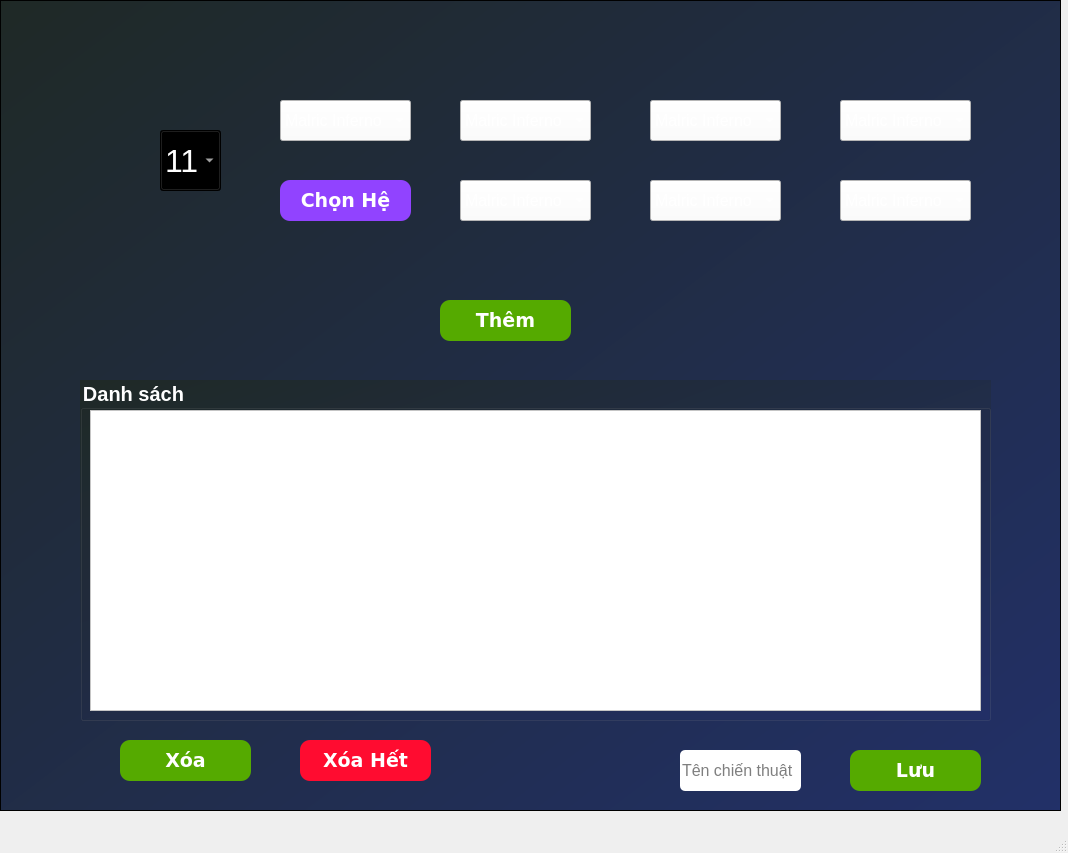
<?xml version="1.0" encoding="UTF-8"?>
<ui version="4.0">
 <class>MainWindow</class>
 <widget class="QMainWindow" name="MainWindow">
  <property name="geometry">
   <rect>
    <x>0</x>
    <y>0</y>
    <width>1068</width>
    <height>853</height>
   </rect>
  </property>
  <property name="windowTitle">
   <string>MainWindow</string>
  </property>
  <widget class="QWidget" name="centralwidget">
   <widget class="QFrame" name="frame">
    <property name="geometry">
     <rect>
      <x>0</x>
      <y>0</y>
      <width>1061</width>
      <height>811</height>
     </rect>
    </property>
    <property name="font">
     <font>
      <family>Yu Gothic UI</family>
      <pointsize>7</pointsize>
      <kerning>false</kerning>
     </font>
    </property>
    <property name="styleSheet">
     <string notr="true">background-color: qlineargradient(spread:pad, x1:0, y1:0, x2:1, y2:1, stop:0 rgba(31, 41, 38, 255), stop:1 rgba(34, 48, 104, 255));</string>
    </property>
    <property name="frameShape">
     <enum>QFrame::StyledPanel</enum>
    </property>
    <property name="frameShadow">
     <enum>QFrame::Raised</enum>
    </property>
    <widget class="QComboBox" name="comboBox">
     <property name="geometry">
      <rect>
       <x>280</x>
       <y>100</y>
       <width>131</width>
       <height>41</height>
      </rect>
     </property>
     <property name="palette">
      <palette>
       <active>
        <colorrole role="Button">
         <brush brushstyle="SolidPattern">
          <color alpha="255">
           <red>255</red>
           <green>255</green>
           <blue>255</blue>
          </color>
         </brush>
        </colorrole>
        <colorrole role="ButtonText">
         <brush brushstyle="SolidPattern">
          <color alpha="255">
           <red>255</red>
           <green>255</green>
           <blue>255</blue>
          </color>
         </brush>
        </colorrole>
        <colorrole role="Base">
         <brush brushstyle="SolidPattern">
          <color alpha="255">
           <red>255</red>
           <green>255</green>
           <blue>255</blue>
          </color>
         </brush>
        </colorrole>
        <colorrole role="Window">
         <brush brushstyle="SolidPattern">
          <color alpha="255">
           <red>255</red>
           <green>255</green>
           <blue>255</blue>
          </color>
         </brush>
        </colorrole>
       </active>
       <inactive>
        <colorrole role="Button">
         <brush brushstyle="SolidPattern">
          <color alpha="255">
           <red>255</red>
           <green>255</green>
           <blue>255</blue>
          </color>
         </brush>
        </colorrole>
        <colorrole role="ButtonText">
         <brush brushstyle="SolidPattern">
          <color alpha="255">
           <red>255</red>
           <green>255</green>
           <blue>255</blue>
          </color>
         </brush>
        </colorrole>
        <colorrole role="Base">
         <brush brushstyle="SolidPattern">
          <color alpha="255">
           <red>255</red>
           <green>255</green>
           <blue>255</blue>
          </color>
         </brush>
        </colorrole>
        <colorrole role="Window">
         <brush brushstyle="SolidPattern">
          <color alpha="255">
           <red>255</red>
           <green>255</green>
           <blue>255</blue>
          </color>
         </brush>
        </colorrole>
       </inactive>
       <disabled>
        <colorrole role="Button">
         <brush brushstyle="SolidPattern">
          <color alpha="255">
           <red>255</red>
           <green>255</green>
           <blue>255</blue>
          </color>
         </brush>
        </colorrole>
        <colorrole role="ButtonText">
         <brush brushstyle="SolidPattern">
          <color alpha="255">
           <red>120</red>
           <green>120</green>
           <blue>120</blue>
          </color>
         </brush>
        </colorrole>
        <colorrole role="Base">
         <brush brushstyle="SolidPattern">
          <color alpha="255">
           <red>255</red>
           <green>255</green>
           <blue>255</blue>
          </color>
         </brush>
        </colorrole>
        <colorrole role="Window">
         <brush brushstyle="SolidPattern">
          <color alpha="255">
           <red>255</red>
           <green>255</green>
           <blue>255</blue>
          </color>
         </brush>
        </colorrole>
       </disabled>
      </palette>
     </property>
     <property name="font">
      <font>
       <pointsize>12</pointsize>
       <weight>50</weight>
       <bold>false</bold>
       <kerning>false</kerning>
      </font>
     </property>
     <property name="styleSheet">
      <string notr="true">background-color: rgb(255, 255, 255);</string>
     </property>
     <item>
      <property name="text">
       <string>Malric Inferno</string>
      </property>
     </item>
     <item>
      <property name="text">
       <string>Pyre</string>
      </property>
     </item>
     <item>
      <property name="text">
       <string>Alric Stormbringer</string>
      </property>
     </item>
     <item>
      <property name="text">
       <string>Bortus</string>
      </property>
     </item>
     <item>
      <property name="text">
       <string>Lyanna Natura</string>
      </property>
     </item>
     <item>
      <property name="text">
       <string>Wizard of Eastwood</string>
      </property>
     </item>
     <item>
      <property name="text">
       <string>Tyrus Paladium</string>
      </property>
     </item>
     <item>
      <property name="text">
       <string>Mother Khala</string>
      </property>
     </item>
     <item>
      <property name="text">
       <string>Zintar Mortalis</string>
      </property>
     </item>
     <item>
      <property name="text">
       <string>Contessa L'Ament</string>
      </property>
     </item>
     <item>
      <property name="text">
       <string>Drake of Arnak</string>
      </property>
     </item>
    </widget>
    <widget class="QPushButton" name="pushButton">
     <property name="geometry">
      <rect>
       <x>280</x>
       <y>180</y>
       <width>131</width>
       <height>41</height>
      </rect>
     </property>
     <property name="font">
      <font>
       <family>Verdana</family>
       <pointsize>14</pointsize>
       <weight>75</weight>
       <bold>true</bold>
      </font>
     </property>
     <property name="cursor">
      <cursorShape>PointingHandCursor</cursorShape>
     </property>
     <property name="mouseTracking">
      <bool>true</bool>
     </property>
     <property name="styleSheet">
      <string notr="true">color: rgb(255, 255, 255);
border-radius: 10px;
background-color: rgb(145, 67, 255);</string>
     </property>
     <property name="text">
      <string>Chọn Hệ</string>
     </property>
    </widget>
    <widget class="QComboBox" name="comboBox_8">
     <property name="geometry">
      <rect>
       <x>160</x>
       <y>130</y>
       <width>61</width>
       <height>61</height>
      </rect>
     </property>
     <property name="font">
      <font>
       <pointsize>24</pointsize>
      </font>
     </property>
     <property name="styleSheet">
      <string notr="true">background-color: qlineargradient(spread:pad, x1:0, y1:0, x2:1, y2:1, stop:0 rgba(31, 41, 38, 255), stop:1 rgba(34, 48, 104, 255));
color: rgb(255, 255, 255);</string>
     </property>
     <item>
      <property name="text">
       <string>11</string>
      </property>
     </item>
     <item>
      <property name="text">
       <string>12</string>
      </property>
     </item>
     <item>
      <property name="text">
       <string>13</string>
      </property>
     </item>
     <item>
      <property name="text">
       <string>14</string>
      </property>
     </item>
     <item>
      <property name="text">
       <string>15</string>
      </property>
     </item>
     <item>
      <property name="text">
       <string>16</string>
      </property>
     </item>
     <item>
      <property name="text">
       <string>17</string>
      </property>
     </item>
     <item>
      <property name="text">
       <string>18</string>
      </property>
     </item>
     <item>
      <property name="text">
       <string>19</string>
      </property>
     </item>
     <item>
      <property name="text">
       <string>20</string>
      </property>
     </item>
     <item>
      <property name="text">
       <string>21</string>
      </property>
     </item>
     <item>
      <property name="text">
       <string>22</string>
      </property>
     </item>
     <item>
      <property name="text">
       <string>23</string>
      </property>
     </item>
     <item>
      <property name="text">
       <string>24</string>
      </property>
     </item>
     <item>
      <property name="text">
       <string>25</string>
      </property>
     </item>
     <item>
      <property name="text">
       <string>26</string>
      </property>
     </item>
     <item>
      <property name="text">
       <string>27</string>
      </property>
     </item>
     <item>
      <property name="text">
       <string>28</string>
      </property>
     </item>
     <item>
      <property name="text">
       <string>29</string>
      </property>
     </item>
     <item>
      <property name="text">
       <string>30</string>
      </property>
     </item>
     <item>
      <property name="text">
       <string>31</string>
      </property>
     </item>
     <item>
      <property name="text">
       <string>32</string>
      </property>
     </item>
     <item>
      <property name="text">
       <string>99</string>
      </property>
     </item>
    </widget>
    <widget class="QComboBox" name="comboBox_1">
     <property name="geometry">
      <rect>
       <x>460</x>
       <y>100</y>
       <width>131</width>
       <height>41</height>
      </rect>
     </property>
     <property name="palette">
      <palette>
       <active>
        <colorrole role="Button">
         <brush brushstyle="SolidPattern">
          <color alpha="255">
           <red>255</red>
           <green>255</green>
           <blue>255</blue>
          </color>
         </brush>
        </colorrole>
        <colorrole role="ButtonText">
         <brush brushstyle="SolidPattern">
          <color alpha="255">
           <red>255</red>
           <green>255</green>
           <blue>255</blue>
          </color>
         </brush>
        </colorrole>
        <colorrole role="Base">
         <brush brushstyle="SolidPattern">
          <color alpha="255">
           <red>255</red>
           <green>255</green>
           <blue>255</blue>
          </color>
         </brush>
        </colorrole>
        <colorrole role="Window">
         <brush brushstyle="SolidPattern">
          <color alpha="255">
           <red>255</red>
           <green>255</green>
           <blue>255</blue>
          </color>
         </brush>
        </colorrole>
       </active>
       <inactive>
        <colorrole role="Button">
         <brush brushstyle="SolidPattern">
          <color alpha="255">
           <red>255</red>
           <green>255</green>
           <blue>255</blue>
          </color>
         </brush>
        </colorrole>
        <colorrole role="ButtonText">
         <brush brushstyle="SolidPattern">
          <color alpha="255">
           <red>255</red>
           <green>255</green>
           <blue>255</blue>
          </color>
         </brush>
        </colorrole>
        <colorrole role="Base">
         <brush brushstyle="SolidPattern">
          <color alpha="255">
           <red>255</red>
           <green>255</green>
           <blue>255</blue>
          </color>
         </brush>
        </colorrole>
        <colorrole role="Window">
         <brush brushstyle="SolidPattern">
          <color alpha="255">
           <red>255</red>
           <green>255</green>
           <blue>255</blue>
          </color>
         </brush>
        </colorrole>
       </inactive>
       <disabled>
        <colorrole role="Button">
         <brush brushstyle="SolidPattern">
          <color alpha="255">
           <red>255</red>
           <green>255</green>
           <blue>255</blue>
          </color>
         </brush>
        </colorrole>
        <colorrole role="ButtonText">
         <brush brushstyle="SolidPattern">
          <color alpha="255">
           <red>120</red>
           <green>120</green>
           <blue>120</blue>
          </color>
         </brush>
        </colorrole>
        <colorrole role="Base">
         <brush brushstyle="SolidPattern">
          <color alpha="255">
           <red>255</red>
           <green>255</green>
           <blue>255</blue>
          </color>
         </brush>
        </colorrole>
        <colorrole role="Window">
         <brush brushstyle="SolidPattern">
          <color alpha="255">
           <red>255</red>
           <green>255</green>
           <blue>255</blue>
          </color>
         </brush>
        </colorrole>
       </disabled>
      </palette>
     </property>
     <property name="font">
      <font>
       <pointsize>12</pointsize>
       <weight>50</weight>
       <bold>false</bold>
       <kerning>false</kerning>
      </font>
     </property>
     <property name="styleSheet">
      <string notr="true">background-color: rgb(255, 255, 255);</string>
     </property>
     <item>
      <property name="text">
       <string>Malric Inferno</string>
      </property>
     </item>
     <item>
      <property name="text">
       <string>Pyre</string>
      </property>
     </item>
     <item>
      <property name="text">
       <string>Alric Stormbringer</string>
      </property>
     </item>
     <item>
      <property name="text">
       <string>Bortus</string>
      </property>
     </item>
     <item>
      <property name="text">
       <string>Lyanna Natura</string>
      </property>
     </item>
     <item>
      <property name="text">
       <string>Wizard of Eastwood</string>
      </property>
     </item>
     <item>
      <property name="text">
       <string>Tyrus Paladium</string>
      </property>
     </item>
     <item>
      <property name="text">
       <string>Mother Khala</string>
      </property>
     </item>
     <item>
      <property name="text">
       <string>Zintar Mortalis</string>
      </property>
     </item>
     <item>
      <property name="text">
       <string>Contessa L'Ament</string>
      </property>
     </item>
     <item>
      <property name="text">
       <string>Drake of Arnak</string>
      </property>
     </item>
    </widget>
    <widget class="QComboBox" name="comboBox_2">
     <property name="geometry">
      <rect>
       <x>650</x>
       <y>100</y>
       <width>131</width>
       <height>41</height>
      </rect>
     </property>
     <property name="palette">
      <palette>
       <active>
        <colorrole role="Button">
         <brush brushstyle="SolidPattern">
          <color alpha="255">
           <red>255</red>
           <green>255</green>
           <blue>255</blue>
          </color>
         </brush>
        </colorrole>
        <colorrole role="ButtonText">
         <brush brushstyle="SolidPattern">
          <color alpha="255">
           <red>255</red>
           <green>255</green>
           <blue>255</blue>
          </color>
         </brush>
        </colorrole>
        <colorrole role="Base">
         <brush brushstyle="SolidPattern">
          <color alpha="255">
           <red>255</red>
           <green>255</green>
           <blue>255</blue>
          </color>
         </brush>
        </colorrole>
        <colorrole role="Window">
         <brush brushstyle="SolidPattern">
          <color alpha="255">
           <red>255</red>
           <green>255</green>
           <blue>255</blue>
          </color>
         </brush>
        </colorrole>
       </active>
       <inactive>
        <colorrole role="Button">
         <brush brushstyle="SolidPattern">
          <color alpha="255">
           <red>255</red>
           <green>255</green>
           <blue>255</blue>
          </color>
         </brush>
        </colorrole>
        <colorrole role="ButtonText">
         <brush brushstyle="SolidPattern">
          <color alpha="255">
           <red>255</red>
           <green>255</green>
           <blue>255</blue>
          </color>
         </brush>
        </colorrole>
        <colorrole role="Base">
         <brush brushstyle="SolidPattern">
          <color alpha="255">
           <red>255</red>
           <green>255</green>
           <blue>255</blue>
          </color>
         </brush>
        </colorrole>
        <colorrole role="Window">
         <brush brushstyle="SolidPattern">
          <color alpha="255">
           <red>255</red>
           <green>255</green>
           <blue>255</blue>
          </color>
         </brush>
        </colorrole>
       </inactive>
       <disabled>
        <colorrole role="Button">
         <brush brushstyle="SolidPattern">
          <color alpha="255">
           <red>255</red>
           <green>255</green>
           <blue>255</blue>
          </color>
         </brush>
        </colorrole>
        <colorrole role="ButtonText">
         <brush brushstyle="SolidPattern">
          <color alpha="255">
           <red>120</red>
           <green>120</green>
           <blue>120</blue>
          </color>
         </brush>
        </colorrole>
        <colorrole role="Base">
         <brush brushstyle="SolidPattern">
          <color alpha="255">
           <red>255</red>
           <green>255</green>
           <blue>255</blue>
          </color>
         </brush>
        </colorrole>
        <colorrole role="Window">
         <brush brushstyle="SolidPattern">
          <color alpha="255">
           <red>255</red>
           <green>255</green>
           <blue>255</blue>
          </color>
         </brush>
        </colorrole>
       </disabled>
      </palette>
     </property>
     <property name="font">
      <font>
       <pointsize>12</pointsize>
       <weight>50</weight>
       <bold>false</bold>
       <kerning>false</kerning>
      </font>
     </property>
     <property name="styleSheet">
      <string notr="true">background-color: rgb(255, 255, 255);</string>
     </property>
     <item>
      <property name="text">
       <string>Malric Inferno</string>
      </property>
     </item>
     <item>
      <property name="text">
       <string>Pyre</string>
      </property>
     </item>
     <item>
      <property name="text">
       <string>Alric Stormbringer</string>
      </property>
     </item>
     <item>
      <property name="text">
       <string>Bortus</string>
      </property>
     </item>
     <item>
      <property name="text">
       <string>Lyanna Natura</string>
      </property>
     </item>
     <item>
      <property name="text">
       <string>Wizard of Eastwood</string>
      </property>
     </item>
     <item>
      <property name="text">
       <string>Tyrus Paladium</string>
      </property>
     </item>
     <item>
      <property name="text">
       <string>Mother Khala</string>
      </property>
     </item>
     <item>
      <property name="text">
       <string>Zintar Mortalis</string>
      </property>
     </item>
     <item>
      <property name="text">
       <string>Contessa L'Ament</string>
      </property>
     </item>
     <item>
      <property name="text">
       <string>Drake of Arnak</string>
      </property>
     </item>
    </widget>
    <widget class="QComboBox" name="comboBox_3">
     <property name="geometry">
      <rect>
       <x>840</x>
       <y>100</y>
       <width>131</width>
       <height>41</height>
      </rect>
     </property>
     <property name="palette">
      <palette>
       <active>
        <colorrole role="Button">
         <brush brushstyle="SolidPattern">
          <color alpha="255">
           <red>255</red>
           <green>255</green>
           <blue>255</blue>
          </color>
         </brush>
        </colorrole>
        <colorrole role="ButtonText">
         <brush brushstyle="SolidPattern">
          <color alpha="255">
           <red>255</red>
           <green>255</green>
           <blue>255</blue>
          </color>
         </brush>
        </colorrole>
        <colorrole role="Base">
         <brush brushstyle="SolidPattern">
          <color alpha="255">
           <red>255</red>
           <green>255</green>
           <blue>255</blue>
          </color>
         </brush>
        </colorrole>
        <colorrole role="Window">
         <brush brushstyle="SolidPattern">
          <color alpha="255">
           <red>255</red>
           <green>255</green>
           <blue>255</blue>
          </color>
         </brush>
        </colorrole>
       </active>
       <inactive>
        <colorrole role="Button">
         <brush brushstyle="SolidPattern">
          <color alpha="255">
           <red>255</red>
           <green>255</green>
           <blue>255</blue>
          </color>
         </brush>
        </colorrole>
        <colorrole role="ButtonText">
         <brush brushstyle="SolidPattern">
          <color alpha="255">
           <red>255</red>
           <green>255</green>
           <blue>255</blue>
          </color>
         </brush>
        </colorrole>
        <colorrole role="Base">
         <brush brushstyle="SolidPattern">
          <color alpha="255">
           <red>255</red>
           <green>255</green>
           <blue>255</blue>
          </color>
         </brush>
        </colorrole>
        <colorrole role="Window">
         <brush brushstyle="SolidPattern">
          <color alpha="255">
           <red>255</red>
           <green>255</green>
           <blue>255</blue>
          </color>
         </brush>
        </colorrole>
       </inactive>
       <disabled>
        <colorrole role="Button">
         <brush brushstyle="SolidPattern">
          <color alpha="255">
           <red>255</red>
           <green>255</green>
           <blue>255</blue>
          </color>
         </brush>
        </colorrole>
        <colorrole role="ButtonText">
         <brush brushstyle="SolidPattern">
          <color alpha="255">
           <red>120</red>
           <green>120</green>
           <blue>120</blue>
          </color>
         </brush>
        </colorrole>
        <colorrole role="Base">
         <brush brushstyle="SolidPattern">
          <color alpha="255">
           <red>255</red>
           <green>255</green>
           <blue>255</blue>
          </color>
         </brush>
        </colorrole>
        <colorrole role="Window">
         <brush brushstyle="SolidPattern">
          <color alpha="255">
           <red>255</red>
           <green>255</green>
           <blue>255</blue>
          </color>
         </brush>
        </colorrole>
       </disabled>
      </palette>
     </property>
     <property name="font">
      <font>
       <pointsize>12</pointsize>
       <weight>50</weight>
       <bold>false</bold>
       <kerning>false</kerning>
      </font>
     </property>
     <property name="styleSheet">
      <string notr="true">background-color: rgb(255, 255, 255);</string>
     </property>
     <item>
      <property name="text">
       <string>Malric Inferno</string>
      </property>
     </item>
     <item>
      <property name="text">
       <string>Pyre</string>
      </property>
     </item>
     <item>
      <property name="text">
       <string>Alric Stormbringer</string>
      </property>
     </item>
     <item>
      <property name="text">
       <string>Bortus</string>
      </property>
     </item>
     <item>
      <property name="text">
       <string>Lyanna Natura</string>
      </property>
     </item>
     <item>
      <property name="text">
       <string>Wizard of Eastwood</string>
      </property>
     </item>
     <item>
      <property name="text">
       <string>Tyrus Paladium</string>
      </property>
     </item>
     <item>
      <property name="text">
       <string>Mother Khala</string>
      </property>
     </item>
     <item>
      <property name="text">
       <string>Zintar Mortalis</string>
      </property>
     </item>
     <item>
      <property name="text">
       <string>Contessa L'Ament</string>
      </property>
     </item>
     <item>
      <property name="text">
       <string>Drake of Arnak</string>
      </property>
     </item>
    </widget>
    <widget class="QComboBox" name="comboBox_6">
     <property name="geometry">
      <rect>
       <x>840</x>
       <y>180</y>
       <width>131</width>
       <height>41</height>
      </rect>
     </property>
     <property name="palette">
      <palette>
       <active>
        <colorrole role="Button">
         <brush brushstyle="SolidPattern">
          <color alpha="255">
           <red>255</red>
           <green>255</green>
           <blue>255</blue>
          </color>
         </brush>
        </colorrole>
        <colorrole role="ButtonText">
         <brush brushstyle="SolidPattern">
          <color alpha="255">
           <red>255</red>
           <green>255</green>
           <blue>255</blue>
          </color>
         </brush>
        </colorrole>
        <colorrole role="Base">
         <brush brushstyle="SolidPattern">
          <color alpha="255">
           <red>255</red>
           <green>255</green>
           <blue>255</blue>
          </color>
         </brush>
        </colorrole>
        <colorrole role="Window">
         <brush brushstyle="SolidPattern">
          <color alpha="255">
           <red>255</red>
           <green>255</green>
           <blue>255</blue>
          </color>
         </brush>
        </colorrole>
       </active>
       <inactive>
        <colorrole role="Button">
         <brush brushstyle="SolidPattern">
          <color alpha="255">
           <red>255</red>
           <green>255</green>
           <blue>255</blue>
          </color>
         </brush>
        </colorrole>
        <colorrole role="ButtonText">
         <brush brushstyle="SolidPattern">
          <color alpha="255">
           <red>255</red>
           <green>255</green>
           <blue>255</blue>
          </color>
         </brush>
        </colorrole>
        <colorrole role="Base">
         <brush brushstyle="SolidPattern">
          <color alpha="255">
           <red>255</red>
           <green>255</green>
           <blue>255</blue>
          </color>
         </brush>
        </colorrole>
        <colorrole role="Window">
         <brush brushstyle="SolidPattern">
          <color alpha="255">
           <red>255</red>
           <green>255</green>
           <blue>255</blue>
          </color>
         </brush>
        </colorrole>
       </inactive>
       <disabled>
        <colorrole role="Button">
         <brush brushstyle="SolidPattern">
          <color alpha="255">
           <red>255</red>
           <green>255</green>
           <blue>255</blue>
          </color>
         </brush>
        </colorrole>
        <colorrole role="ButtonText">
         <brush brushstyle="SolidPattern">
          <color alpha="255">
           <red>120</red>
           <green>120</green>
           <blue>120</blue>
          </color>
         </brush>
        </colorrole>
        <colorrole role="Base">
         <brush brushstyle="SolidPattern">
          <color alpha="255">
           <red>255</red>
           <green>255</green>
           <blue>255</blue>
          </color>
         </brush>
        </colorrole>
        <colorrole role="Window">
         <brush brushstyle="SolidPattern">
          <color alpha="255">
           <red>255</red>
           <green>255</green>
           <blue>255</blue>
          </color>
         </brush>
        </colorrole>
       </disabled>
      </palette>
     </property>
     <property name="font">
      <font>
       <pointsize>12</pointsize>
       <weight>50</weight>
       <bold>false</bold>
       <kerning>false</kerning>
      </font>
     </property>
     <property name="styleSheet">
      <string notr="true">background-color: rgb(255, 255, 255);</string>
     </property>
     <item>
      <property name="text">
       <string>Malric Inferno</string>
      </property>
     </item>
     <item>
      <property name="text">
       <string>Pyre</string>
      </property>
     </item>
     <item>
      <property name="text">
       <string>Alric Stormbringer</string>
      </property>
     </item>
     <item>
      <property name="text">
       <string>Bortus</string>
      </property>
     </item>
     <item>
      <property name="text">
       <string>Lyanna Natura</string>
      </property>
     </item>
     <item>
      <property name="text">
       <string>Wizard of Eastwood</string>
      </property>
     </item>
     <item>
      <property name="text">
       <string>Tyrus Paladium</string>
      </property>
     </item>
     <item>
      <property name="text">
       <string>Mother Khala</string>
      </property>
     </item>
     <item>
      <property name="text">
       <string>Zintar Mortalis</string>
      </property>
     </item>
     <item>
      <property name="text">
       <string>Contessa L'Ament</string>
      </property>
     </item>
     <item>
      <property name="text">
       <string>Drake of Arnak</string>
      </property>
     </item>
    </widget>
    <widget class="QComboBox" name="comboBox_5">
     <property name="geometry">
      <rect>
       <x>650</x>
       <y>180</y>
       <width>131</width>
       <height>41</height>
      </rect>
     </property>
     <property name="palette">
      <palette>
       <active>
        <colorrole role="Button">
         <brush brushstyle="SolidPattern">
          <color alpha="255">
           <red>255</red>
           <green>255</green>
           <blue>255</blue>
          </color>
         </brush>
        </colorrole>
        <colorrole role="ButtonText">
         <brush brushstyle="SolidPattern">
          <color alpha="255">
           <red>255</red>
           <green>255</green>
           <blue>255</blue>
          </color>
         </brush>
        </colorrole>
        <colorrole role="Base">
         <brush brushstyle="SolidPattern">
          <color alpha="255">
           <red>255</red>
           <green>255</green>
           <blue>255</blue>
          </color>
         </brush>
        </colorrole>
        <colorrole role="Window">
         <brush brushstyle="SolidPattern">
          <color alpha="255">
           <red>255</red>
           <green>255</green>
           <blue>255</blue>
          </color>
         </brush>
        </colorrole>
       </active>
       <inactive>
        <colorrole role="Button">
         <brush brushstyle="SolidPattern">
          <color alpha="255">
           <red>255</red>
           <green>255</green>
           <blue>255</blue>
          </color>
         </brush>
        </colorrole>
        <colorrole role="ButtonText">
         <brush brushstyle="SolidPattern">
          <color alpha="255">
           <red>255</red>
           <green>255</green>
           <blue>255</blue>
          </color>
         </brush>
        </colorrole>
        <colorrole role="Base">
         <brush brushstyle="SolidPattern">
          <color alpha="255">
           <red>255</red>
           <green>255</green>
           <blue>255</blue>
          </color>
         </brush>
        </colorrole>
        <colorrole role="Window">
         <brush brushstyle="SolidPattern">
          <color alpha="255">
           <red>255</red>
           <green>255</green>
           <blue>255</blue>
          </color>
         </brush>
        </colorrole>
       </inactive>
       <disabled>
        <colorrole role="Button">
         <brush brushstyle="SolidPattern">
          <color alpha="255">
           <red>255</red>
           <green>255</green>
           <blue>255</blue>
          </color>
         </brush>
        </colorrole>
        <colorrole role="ButtonText">
         <brush brushstyle="SolidPattern">
          <color alpha="255">
           <red>120</red>
           <green>120</green>
           <blue>120</blue>
          </color>
         </brush>
        </colorrole>
        <colorrole role="Base">
         <brush brushstyle="SolidPattern">
          <color alpha="255">
           <red>255</red>
           <green>255</green>
           <blue>255</blue>
          </color>
         </brush>
        </colorrole>
        <colorrole role="Window">
         <brush brushstyle="SolidPattern">
          <color alpha="255">
           <red>255</red>
           <green>255</green>
           <blue>255</blue>
          </color>
         </brush>
        </colorrole>
       </disabled>
      </palette>
     </property>
     <property name="font">
      <font>
       <pointsize>12</pointsize>
       <weight>50</weight>
       <bold>false</bold>
       <kerning>false</kerning>
      </font>
     </property>
     <property name="styleSheet">
      <string notr="true">background-color: rgb(255, 255, 255);</string>
     </property>
     <item>
      <property name="text">
       <string>Malric Inferno</string>
      </property>
     </item>
     <item>
      <property name="text">
       <string>Pyre</string>
      </property>
     </item>
     <item>
      <property name="text">
       <string>Alric Stormbringer</string>
      </property>
     </item>
     <item>
      <property name="text">
       <string>Bortus</string>
      </property>
     </item>
     <item>
      <property name="text">
       <string>Lyanna Natura</string>
      </property>
     </item>
     <item>
      <property name="text">
       <string>Wizard of Eastwood</string>
      </property>
     </item>
     <item>
      <property name="text">
       <string>Tyrus Paladium</string>
      </property>
     </item>
     <item>
      <property name="text">
       <string>Mother Khala</string>
      </property>
     </item>
     <item>
      <property name="text">
       <string>Zintar Mortalis</string>
      </property>
     </item>
     <item>
      <property name="text">
       <string>Contessa L'Ament</string>
      </property>
     </item>
     <item>
      <property name="text">
       <string>Drake of Arnak</string>
      </property>
     </item>
    </widget>
    <widget class="QComboBox" name="comboBox_4">
     <property name="geometry">
      <rect>
       <x>460</x>
       <y>180</y>
       <width>131</width>
       <height>41</height>
      </rect>
     </property>
     <property name="palette">
      <palette>
       <active>
        <colorrole role="Button">
         <brush brushstyle="SolidPattern">
          <color alpha="255">
           <red>255</red>
           <green>255</green>
           <blue>255</blue>
          </color>
         </brush>
        </colorrole>
        <colorrole role="ButtonText">
         <brush brushstyle="SolidPattern">
          <color alpha="255">
           <red>255</red>
           <green>255</green>
           <blue>255</blue>
          </color>
         </brush>
        </colorrole>
        <colorrole role="Base">
         <brush brushstyle="SolidPattern">
          <color alpha="255">
           <red>255</red>
           <green>255</green>
           <blue>255</blue>
          </color>
         </brush>
        </colorrole>
        <colorrole role="Window">
         <brush brushstyle="SolidPattern">
          <color alpha="255">
           <red>255</red>
           <green>255</green>
           <blue>255</blue>
          </color>
         </brush>
        </colorrole>
       </active>
       <inactive>
        <colorrole role="Button">
         <brush brushstyle="SolidPattern">
          <color alpha="255">
           <red>255</red>
           <green>255</green>
           <blue>255</blue>
          </color>
         </brush>
        </colorrole>
        <colorrole role="ButtonText">
         <brush brushstyle="SolidPattern">
          <color alpha="255">
           <red>255</red>
           <green>255</green>
           <blue>255</blue>
          </color>
         </brush>
        </colorrole>
        <colorrole role="Base">
         <brush brushstyle="SolidPattern">
          <color alpha="255">
           <red>255</red>
           <green>255</green>
           <blue>255</blue>
          </color>
         </brush>
        </colorrole>
        <colorrole role="Window">
         <brush brushstyle="SolidPattern">
          <color alpha="255">
           <red>255</red>
           <green>255</green>
           <blue>255</blue>
          </color>
         </brush>
        </colorrole>
       </inactive>
       <disabled>
        <colorrole role="Button">
         <brush brushstyle="SolidPattern">
          <color alpha="255">
           <red>255</red>
           <green>255</green>
           <blue>255</blue>
          </color>
         </brush>
        </colorrole>
        <colorrole role="ButtonText">
         <brush brushstyle="SolidPattern">
          <color alpha="255">
           <red>120</red>
           <green>120</green>
           <blue>120</blue>
          </color>
         </brush>
        </colorrole>
        <colorrole role="Base">
         <brush brushstyle="SolidPattern">
          <color alpha="255">
           <red>255</red>
           <green>255</green>
           <blue>255</blue>
          </color>
         </brush>
        </colorrole>
        <colorrole role="Window">
         <brush brushstyle="SolidPattern">
          <color alpha="255">
           <red>255</red>
           <green>255</green>
           <blue>255</blue>
          </color>
         </brush>
        </colorrole>
       </disabled>
      </palette>
     </property>
     <property name="font">
      <font>
       <pointsize>12</pointsize>
       <weight>50</weight>
       <bold>false</bold>
       <kerning>false</kerning>
      </font>
     </property>
     <property name="styleSheet">
      <string notr="true">background-color: rgb(255, 255, 255);</string>
     </property>
     <item>
      <property name="text">
       <string>Malric Inferno</string>
      </property>
     </item>
     <item>
      <property name="text">
       <string>Pyre</string>
      </property>
     </item>
     <item>
      <property name="text">
       <string>Alric Stormbringer</string>
      </property>
     </item>
     <item>
      <property name="text">
       <string>Bortus</string>
      </property>
     </item>
     <item>
      <property name="text">
       <string>Lyanna Natura</string>
      </property>
     </item>
     <item>
      <property name="text">
       <string>Wizard of Eastwood</string>
      </property>
     </item>
     <item>
      <property name="text">
       <string>Tyrus Paladium</string>
      </property>
     </item>
     <item>
      <property name="text">
       <string>Mother Khala</string>
      </property>
     </item>
     <item>
      <property name="text">
       <string>Zintar Mortalis</string>
      </property>
     </item>
     <item>
      <property name="text">
       <string>Contessa L'Ament</string>
      </property>
     </item>
     <item>
      <property name="text">
       <string>Drake of Arnak</string>
      </property>
     </item>
    </widget>
    <widget class="QGroupBox" name="groupBox">
     <property name="geometry">
      <rect>
       <x>80</x>
       <y>380</y>
       <width>911</width>
       <height>341</height>
      </rect>
     </property>
     <property name="font">
      <font>
       <pointsize>15</pointsize>
       <weight>75</weight>
       <bold>true</bold>
      </font>
     </property>
     <property name="styleSheet">
      <string notr="true">color: rgb(255, 255, 255);</string>
     </property>
     <property name="title">
      <string>Danh sách</string>
     </property>
     <widget class="QTextEdit" name="textEdit">
      <property name="geometry">
       <rect>
        <x>10</x>
        <y>30</y>
        <width>891</width>
        <height>301</height>
       </rect>
      </property>
      <property name="font">
       <font>
        <pointsize>14</pointsize>
       </font>
      </property>
      <property name="styleSheet">
       <string notr="true">background-color: rgb(255, 255, 255);
color: rgb(170, 0, 127);</string>
      </property>
      <property name="readOnly">
       <bool>true</bool>
      </property>
     </widget>
    </widget>
    <widget class="QPushButton" name="pushButton_2">
     <property name="geometry">
      <rect>
       <x>440</x>
       <y>300</y>
       <width>131</width>
       <height>41</height>
      </rect>
     </property>
     <property name="font">
      <font>
       <family>Verdana</family>
       <pointsize>14</pointsize>
       <weight>75</weight>
       <bold>true</bold>
      </font>
     </property>
     <property name="cursor">
      <cursorShape>PointingHandCursor</cursorShape>
     </property>
     <property name="mouseTracking">
      <bool>true</bool>
     </property>
     <property name="styleSheet">
      <string notr="true">background-color: rgb(85, 255, 127);
color: rgb(255, 255, 255);
background-color: rgb(85, 170, 0);
border-radius: 10px;</string>
     </property>
     <property name="text">
      <string>Thêm</string>
     </property>
    </widget>
    <widget class="QPushButton" name="pushButton_3">
     <property name="geometry">
      <rect>
       <x>120</x>
       <y>740</y>
       <width>131</width>
       <height>41</height>
      </rect>
     </property>
     <property name="font">
      <font>
       <family>Verdana</family>
       <pointsize>14</pointsize>
       <weight>75</weight>
       <bold>true</bold>
      </font>
     </property>
     <property name="cursor">
      <cursorShape>PointingHandCursor</cursorShape>
     </property>
     <property name="mouseTracking">
      <bool>true</bool>
     </property>
     <property name="styleSheet">
      <string notr="true">background-color: rgb(85, 255, 127);
color: rgb(255, 255, 255);
background-color: rgb(85, 170, 0);
border-radius: 10px;</string>
     </property>
     <property name="text">
      <string>Xóa</string>
     </property>
    </widget>
    <widget class="QPushButton" name="pushButton_4">
     <property name="geometry">
      <rect>
       <x>850</x>
       <y>750</y>
       <width>131</width>
       <height>41</height>
      </rect>
     </property>
     <property name="font">
      <font>
       <family>Verdana</family>
       <pointsize>14</pointsize>
       <weight>75</weight>
       <bold>true</bold>
      </font>
     </property>
     <property name="cursor">
      <cursorShape>PointingHandCursor</cursorShape>
     </property>
     <property name="mouseTracking">
      <bool>true</bool>
     </property>
     <property name="styleSheet">
      <string notr="true">background-color: rgb(85, 255, 127);
color: rgb(255, 255, 255);
background-color: rgb(85, 170, 0);
border-radius: 10px;</string>
     </property>
     <property name="text">
      <string>Lưu</string>
     </property>
    </widget>
    <widget class="QPushButton" name="pushButton_5">
     <property name="geometry">
      <rect>
       <x>300</x>
       <y>740</y>
       <width>131</width>
       <height>41</height>
      </rect>
     </property>
     <property name="font">
      <font>
       <family>Verdana</family>
       <pointsize>14</pointsize>
       <weight>75</weight>
       <bold>true</bold>
      </font>
     </property>
     <property name="cursor">
      <cursorShape>PointingHandCursor</cursorShape>
     </property>
     <property name="mouseTracking">
      <bool>true</bool>
     </property>
     <property name="styleSheet">
      <string notr="true">color: rgb(255, 255, 255);
border-radius: 10px;
background-color: rgb(255, 12, 48);</string>
     </property>
     <property name="text">
      <string>Xóa Hết</string>
     </property>
    </widget>
    <widget class="QLineEdit" name="lineEdit">
     <property name="geometry">
      <rect>
       <x>680</x>
       <y>750</y>
       <width>121</width>
       <height>41</height>
      </rect>
     </property>
     <property name="font">
      <font>
       <pointsize>12</pointsize>
      </font>
     </property>
     <property name="styleSheet">
      <string notr="true">background-color: rgb(255, 255, 255);
color: rgb(0, 0, 0);
border-radius: 5px;</string>
     </property>
     <property name="placeholderText">
      <string>Tên chiến thuật</string>
     </property>
    </widget>
   </widget>
  </widget>
  <widget class="QMenuBar" name="menubar">
   <property name="geometry">
    <rect>
     <x>0</x>
     <y>0</y>
     <width>1068</width>
     <height>21</height>
    </rect>
   </property>
  </widget>
  <widget class="QStatusBar" name="statusbar"/>
 </widget>
 <resources/>
 <connections/>
</ui>
